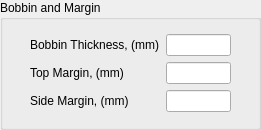
          <widget class="QGroupBox" name="bobbin_groupbox">
           <property name="enabled">
            <bool>true</bool>
           </property>
           <property name="minimumSize">
            <size>
             <width>261</width>
             <height>130</height>
            </size>
           </property>
           <property name="maximumSize">
            <size>
             <width>261</width>
             <height>120</height>
            </size>
           </property>
           <property name="title">
            <string>Bobbin and Margin</string>
           </property>
           <layout class="QGridLayout" name="gridLayout_4">
            <item row="0" column="0">
             <layout class="QGridLayout" name="gridLayout_3">
              <item row="1" column="0">
               <widget class="QLabel" name="bobbin_label">
                <property name="sizePolicy">
                 <sizepolicy hsizetype="Fixed" vsizetype="Preferred">
                  <horstretch>0</horstretch>
                  <verstretch>0</verstretch>
                 </sizepolicy>
                </property>
                <property name="minimumSize">
                 <size>
                  <width>130</width>
                  <height>0</height>
                 </size>
                </property>
                <property name="maximumSize">
                 <size>
                  <width>130</width>
                  <height>16777215</height>
                 </size>
                </property>
                <property name="text">
                 <string>Bobbin Thickness, (mm)</string>
                </property>
               </widget>
              </item>
              <item row="1" column="2">
               <widget class="QLineEdit" name="bobbin_board_thickness">
                <property name="sizePolicy">
                 <sizepolicy hsizetype="Fixed" vsizetype="Fixed">
                  <horstretch>0</horstretch>
                  <verstretch>0</verstretch>
                 </sizepolicy>
                </property>
                <property name="minimumSize">
                 <size>
                  <width>50</width>
                  <height>0</height>
                 </size>
                </property>
                <property name="maximumSize">
                 <size>
                  <width>65</width>
                  <height>16777215</height>
                 </size>
                </property>
               </widget>
              </item>
              <item row="2" column="2">
               <widget class="QLineEdit" name="top_margin">
                <property name="sizePolicy">
                 <sizepolicy hsizetype="Fixed" vsizetype="Fixed">
                  <horstretch>0</horstretch>
                  <verstretch>0</verstretch>
                 </sizepolicy>
                </property>
                <property name="minimumSize">
                 <size>
                  <width>50</width>
                  <height>0</height>
                 </size>
                </property>
                <property name="maximumSize">
                 <size>
                  <width>65</width>
                  <height>16777215</height>
                 </size>
                </property>
               </widget>
              </item>
              <item row="2" column="0">
               <widget class="QLabel" name="label_5">
                <property name="text">
                 <string>Top Margin, (mm)</string>
                </property>
               </widget>
              </item>
              <item row="3" column="0">
               <widget class="QLabel" name="label_11">
                <property name="text">
                 <string>Side Margin, (mm)</string>
                </property>
               </widget>
              </item>
              <item row="3" column="2">
               <widget class="QLineEdit" name="side_margin">
                <property name="sizePolicy">
                 <sizepolicy hsizetype="Fixed" vsizetype="Fixed">
                  <horstretch>0</horstretch>
                  <verstretch>0</verstretch>
                 </sizepolicy>
                </property>
                <property name="minimumSize">
                 <size>
                  <width>50</width>
                  <height>0</height>
                 </size>
                </property>
                <property name="maximumSize">
                 <size>
                  <width>65</width>
                  <height>16777215</height>
                 </size>
                </property>
               </widget>
              </item>
             </layout>
            </item>
           </layout>
          </widget>
